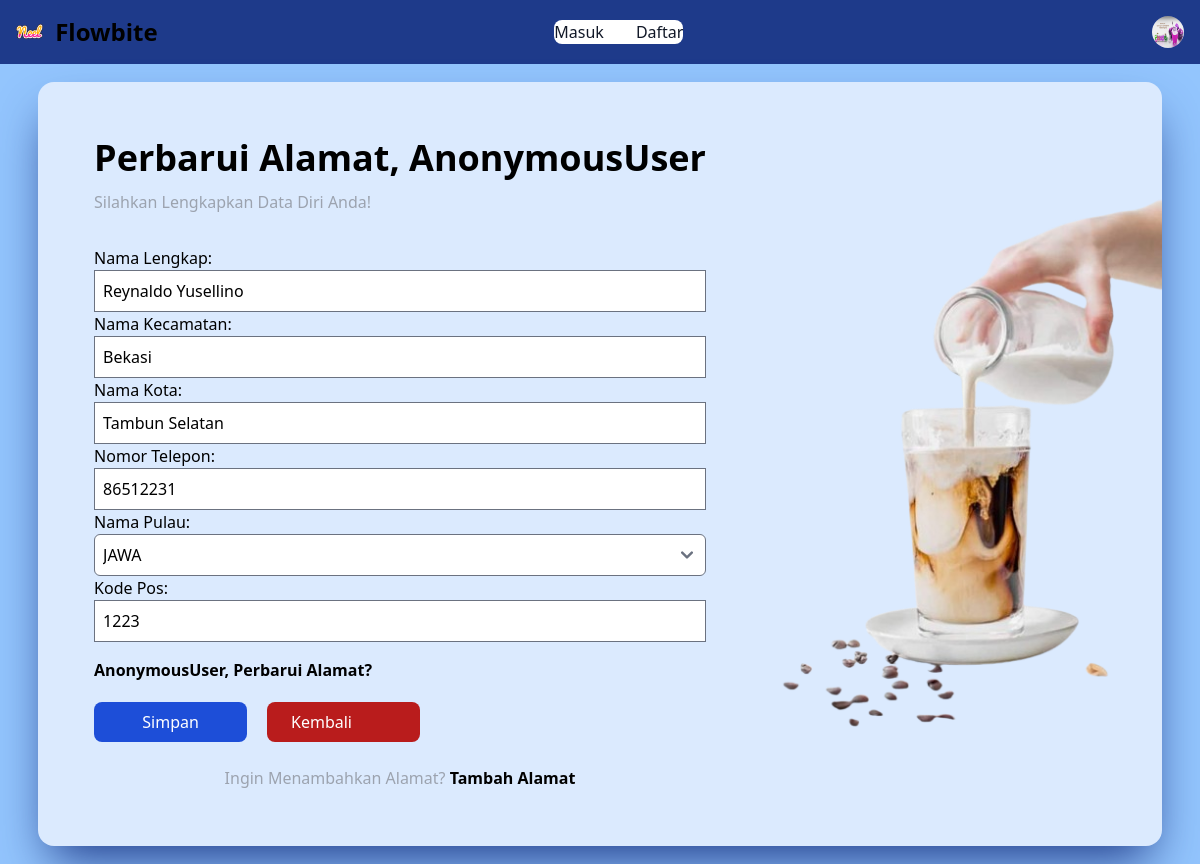
The page /updateSetting/1 on the database as committed earlier.
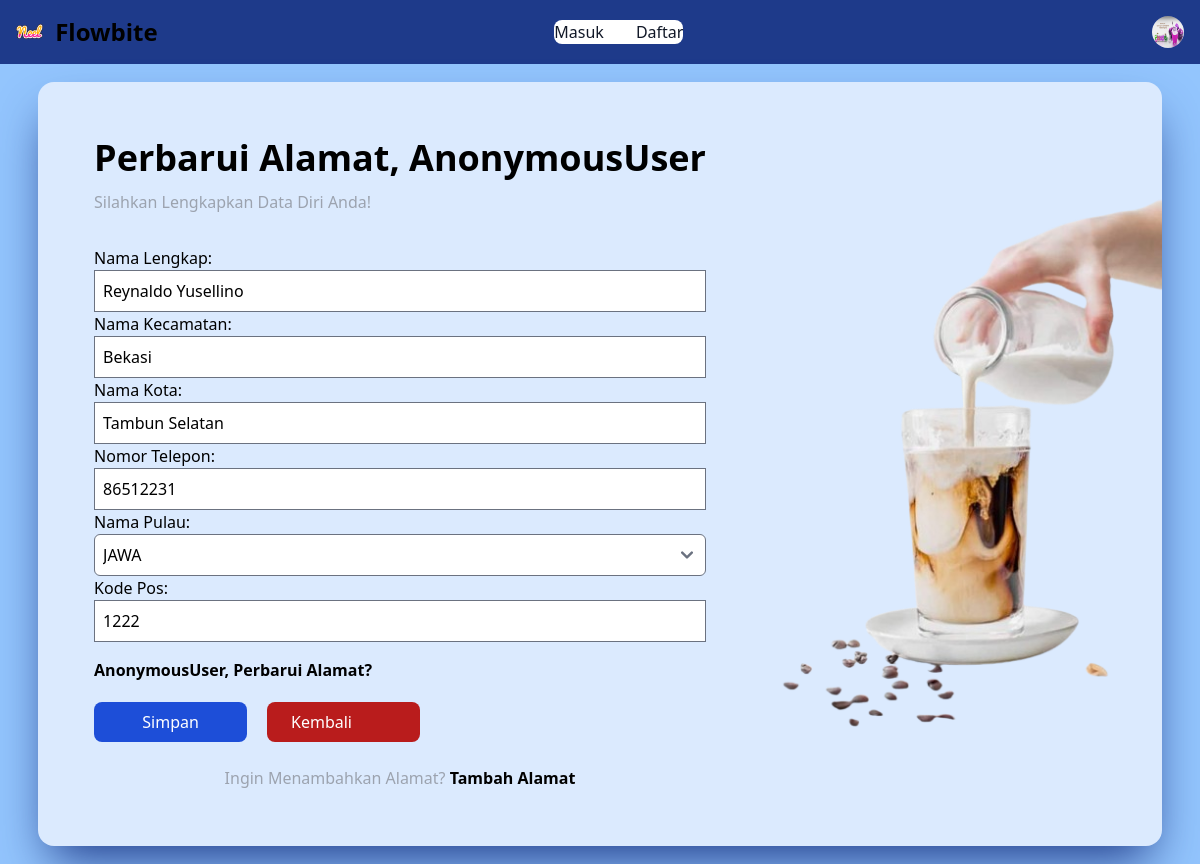
The same page on the database as committed later.
### verevapp/models.py (models this page shows, shortened)
class Customer(models.Model):
    user = models.ForeignKey(User,on_delete=models.CASCADE)
    name = models.CharField(max_length=100)
    locality = models.CharField(max_length=100)
    city = models.CharField(max_length=100)
    mobile = models.IntegerField()
    zipcode = models.IntegerField()
    state = models.CharField(choices=AREA_CHOICES, max_length=100)

### verevapp/views.py (the view, shortened to what this page needs)
# urls.py: path("updateSetting/<int:pk>", views.updateSetting.as_view(), name='updateSetting'),
class updateSetting(View):
    def get(self, req, pk):
        add = Customer.objects.get(pk=pk)
        form = CustomerProfileForm(instance=add)
        return render(req, 'updateSetting.html', locals())

### templates/updateSetting.html (shortened to what this page needs)
{% include 'base.html' %}
{% include "navbar.html" %}
{% load static %}
<div class="flex items-center justify-center min-h-screen bg-blue-300">
    <div class="relative flex flex-col my-6 md:my-3 mx-6 space-y-8 bg-blue-100 shadow-2xl shadow-blue-900 rounded-2xl md:flex-row md:space-y-0">
        <div class="flex flex-col justify-center p-8 md:p-14">
            <span class="mb-3 text-4xl font-bold">Perbarui Alamat, {{ request.user }}</span>
            <span class="font-light text-gray-400 mb-8">
                Silahkan Lengkapkan Data Diri Anda!
            </span>
            <form method="post">
                {% for fm in form %}
                    {{ fm.label_tag }}{{ fm }}<p class="text-red-500">{{ fm.errors|striptags }}</p>
                {% endfor %}
                <div class="flex justify-between w-full pt-4">
                  <span class="font-bold text-black text-md">{{request.user}}, Perbarui Alamat?</span>
                </div>
                <div class="flex flex-row">
                    <button
                    type="submit"
                    class="w-1/4 my-5 px-6 bg-blue-700 text-white p-2 rounded-lg mb-6 hover:bg-blue-600"
                >
                    Simpan
                </button>
                <a href="{% url 'setting' %}"
                    class="w-1/4 mx-5 my-5 px-6 bg-red-700 text-white p-2 rounded-lg mb-6 hover:bg-red-600"
                >
                    Kembali
                </a>
                </div>
                <div class="text-center text-gray-400">
                    Ingin Menambahkan Alamat?
                    <a href="{% url 'profile' %}"><span class="font-bold text-black">Tambah Alamat</span></a>
                </div>
            </form>
        </div>
        <div class="relative">
            <img
                src="{% static 'images/coffe/kopisusu.png' %}"
                alt="img"
                class="w-[400px] h-full hidden rounded-r-2xl md:block object-contain"
            />
        </div>
    </div>
</div>

Rows that differ between the two databases and show on the page:
changed Customer "Reynaldo Yusellino": zipcode "1223" → "1222"
